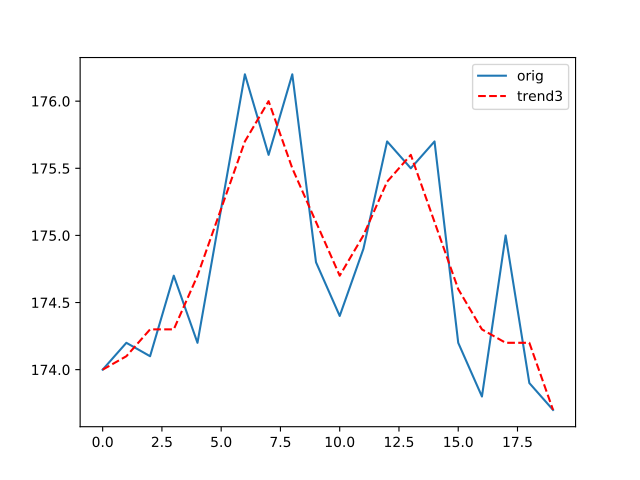

Reproduce this figure in Python.
# plot3.py: Multiple plots on the same axis, uses a legend
import matplotlib.pyplot as plt

_,axis = plt.subplots()
xs = range(0,20)
ys = [174.0, 174.2, 174.1, 174.7, 174.2, 175.2, 176.2, 175.6, 176.2, 174.8, 
      174.4, 174.9, 175.7, 175.5, 175.7, 174.2, 173.8, 175.0, 173.9, 173.7]
# Labels go in the legend
axis.plot(xs,ys,label="orig")			

ys3 = [174.0, 174.1, 174.3, 174.3, 174.7, 175.2, 175.7, 176.0, 175.5, 175.1,
       174.7, 175.0, 175.4, 175.6, 175.1, 174.6, 174.3, 174.2, 174.2, 173.7 ]
# r = red, -- = dashed line
axis.plot(xs,ys3,'r--',label="trend3")

# Create and place legend
axis.legend(loc="best")					
plt.savefig("trend.pdf")
